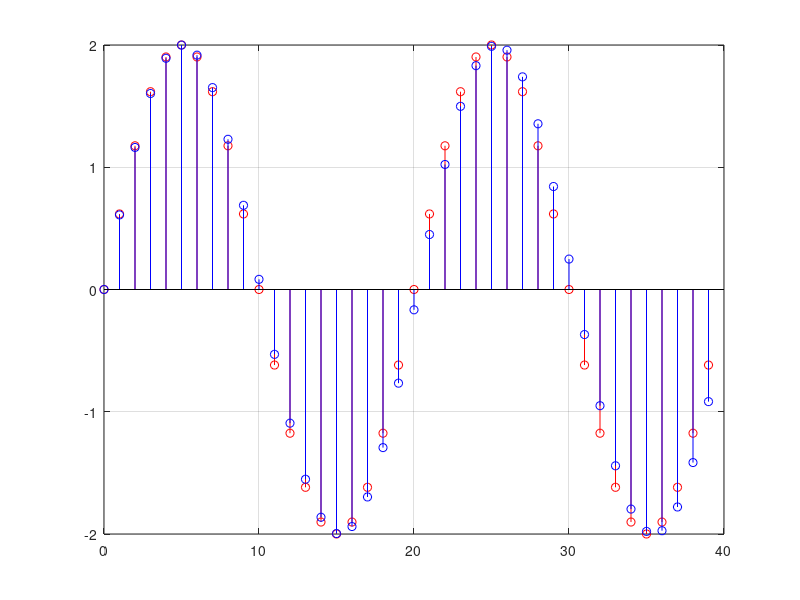

The MATLAB script that drew this image:
% Example 7.9

n = 0:100000; N = length(n);
x1 = 2*sin(0.1*pi*n);      		% Περιοδικό σήμα x1[n]
x2 = 2*sin(0.1*3.1*n);     		% Μη περιοδικό σήμα x2[n]
Px1 = sum(x1.^2) / (2*N+1)   	  	% Μέση ισχύς σήματος x1[n]
Px2 = sum(x2.^2) / (2*N+1)    	     	% Μέση ισχύς σήματος x2[n]
P1 = sum(x1(1:20).^2) / (20)	       	% Μέση ισχύς x1[n] σε μία περίοδο
stem(n(1:40), x1(1:40), 'r'); grid on   % Σχεδιασμός x1[n] για 2 περιόδους
hold on; stem(n(1:40), x2(1:40), 'b') 	% Σχεδιασμός x2[n] για 2 περιόδους
